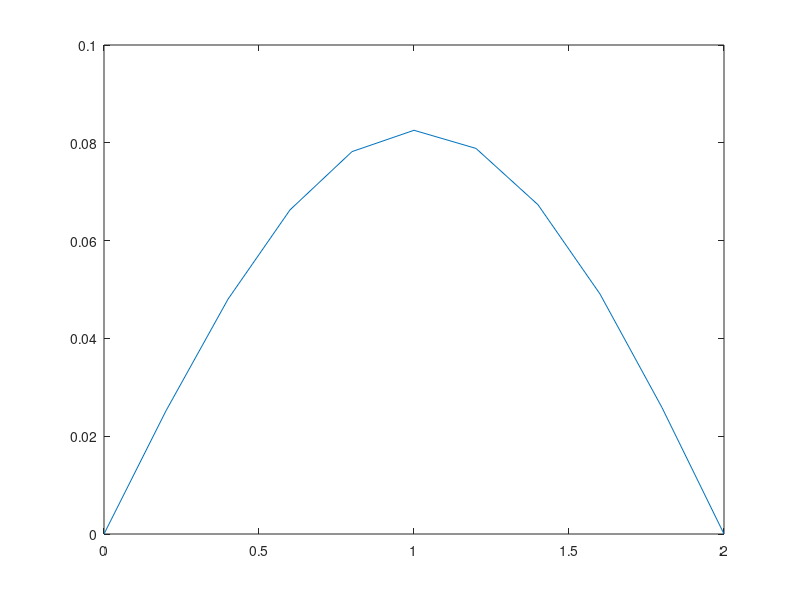

MATLAB code for this plot:
function BurgerEquForward( )
%initial condition

dx = 0.1;
x = 0:dx:1;
nx = length(x);
nu = 1;
nt = 500;%.0005
dt = 0.0005;
c = 1;
tend = nt * dt;

u = zeros(nx, 1);
u = sin(pi * x);
plot(u)
exact_u = exp(-pi^2 * tend) * sin(pi * x);

%u(0.5/dx : 1/dx + 1) = 2;
%plot(u);

frame_counter = 1;
for n = 1:nt
    un = u;
    for i = 2:nx-1
        u(i) = un(i) + nu*dt/dx^2 * (un(i+1) - 2*un(i) + un(i-1)) - un(i) * (dt/dx) * (un(i) - un(i-1));
    end
    plot(linspace(0,2,nx),u);
    %axis([0 2 0.5 2]);  % fix the axis so it doesn't change on the for loop
    F(frame_counter) = getframe;
    frame_counter = frame_counter + 1;
end
norm(u - exact_u, inf)


end

